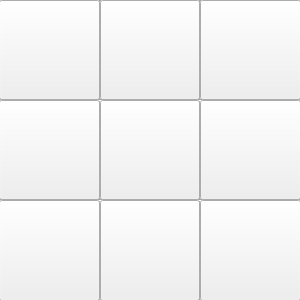
<?xml version="1.0" encoding="UTF-8"?>
<ui version="4.0">
 <class>Widget</class>
 <widget class="QWidget" name="Widget">
  <property name="enabled">
   <bool>true</bool>
  </property>
  <property name="geometry">
   <rect>
    <x>0</x>
    <y>0</y>
    <width>300</width>
    <height>300</height>
   </rect>
  </property>
  <property name="windowTitle">
   <string>Tic_Tac_Toe</string>
  </property>
  <widget class="Line" name="line">
   <property name="geometry">
    <rect>
     <x>190</x>
     <y>0</y>
     <width>20</width>
     <height>300</height>
    </rect>
   </property>
   <property name="font">
    <font>
     <pointsize>72</pointsize>
    </font>
   </property>
   <property name="orientation">
    <enum>Qt::Vertical</enum>
   </property>
  </widget>
  <widget class="Line" name="line_2">
   <property name="geometry">
    <rect>
     <x>90</x>
     <y>0</y>
     <width>20</width>
     <height>300</height>
    </rect>
   </property>
   <property name="font">
    <font>
     <pointsize>72</pointsize>
    </font>
   </property>
   <property name="orientation">
    <enum>Qt::Vertical</enum>
   </property>
  </widget>
  <widget class="Line" name="line_3">
   <property name="geometry">
    <rect>
     <x>0</x>
     <y>190</y>
     <width>300</width>
     <height>20</height>
    </rect>
   </property>
   <property name="font">
    <font>
     <pointsize>72</pointsize>
    </font>
   </property>
   <property name="orientation">
    <enum>Qt::Horizontal</enum>
   </property>
  </widget>
  <widget class="Line" name="line_4">
   <property name="geometry">
    <rect>
     <x>0</x>
     <y>90</y>
     <width>300</width>
     <height>20</height>
    </rect>
   </property>
   <property name="font">
    <font>
     <pointsize>72</pointsize>
    </font>
   </property>
   <property name="orientation">
    <enum>Qt::Horizontal</enum>
   </property>
  </widget>
  <widget class="QPushButton" name="btn_00">
   <property name="geometry">
    <rect>
     <x>-1</x>
     <y>0</y>
     <width>101</width>
     <height>100</height>
    </rect>
   </property>
   <property name="text">
    <string/>
   </property>
  </widget>
  <widget class="QPushButton" name="btn_01">
   <property name="geometry">
    <rect>
     <x>100</x>
     <y>0</y>
     <width>100</width>
     <height>100</height>
    </rect>
   </property>
   <property name="text">
    <string/>
   </property>
  </widget>
  <widget class="QPushButton" name="btn_02">
   <property name="geometry">
    <rect>
     <x>200</x>
     <y>0</y>
     <width>101</width>
     <height>100</height>
    </rect>
   </property>
   <property name="text">
    <string/>
   </property>
  </widget>
  <widget class="QPushButton" name="btn_11">
   <property name="geometry">
    <rect>
     <x>100</x>
     <y>100</y>
     <width>100</width>
     <height>100</height>
    </rect>
   </property>
   <property name="text">
    <string/>
   </property>
  </widget>
  <widget class="QPushButton" name="btn_12">
   <property name="geometry">
    <rect>
     <x>200</x>
     <y>100</y>
     <width>101</width>
     <height>100</height>
    </rect>
   </property>
   <property name="text">
    <string/>
   </property>
  </widget>
  <widget class="QPushButton" name="btn_10">
   <property name="geometry">
    <rect>
     <x>-1</x>
     <y>100</y>
     <width>101</width>
     <height>100</height>
    </rect>
   </property>
   <property name="text">
    <string/>
   </property>
  </widget>
  <widget class="QPushButton" name="btn_21">
   <property name="geometry">
    <rect>
     <x>100</x>
     <y>200</y>
     <width>100</width>
     <height>101</height>
    </rect>
   </property>
   <property name="text">
    <string/>
   </property>
  </widget>
  <widget class="QPushButton" name="btn_20">
   <property name="geometry">
    <rect>
     <x>-1</x>
     <y>200</y>
     <width>101</width>
     <height>101</height>
    </rect>
   </property>
   <property name="text">
    <string/>
   </property>
  </widget>
  <widget class="QPushButton" name="btn_22">
   <property name="geometry">
    <rect>
     <x>200</x>
     <y>200</y>
     <width>101</width>
     <height>101</height>
    </rect>
   </property>
   <property name="text">
    <string/>
   </property>
  </widget>
 </widget>
 <resources/>
 <connections/>
</ui>
